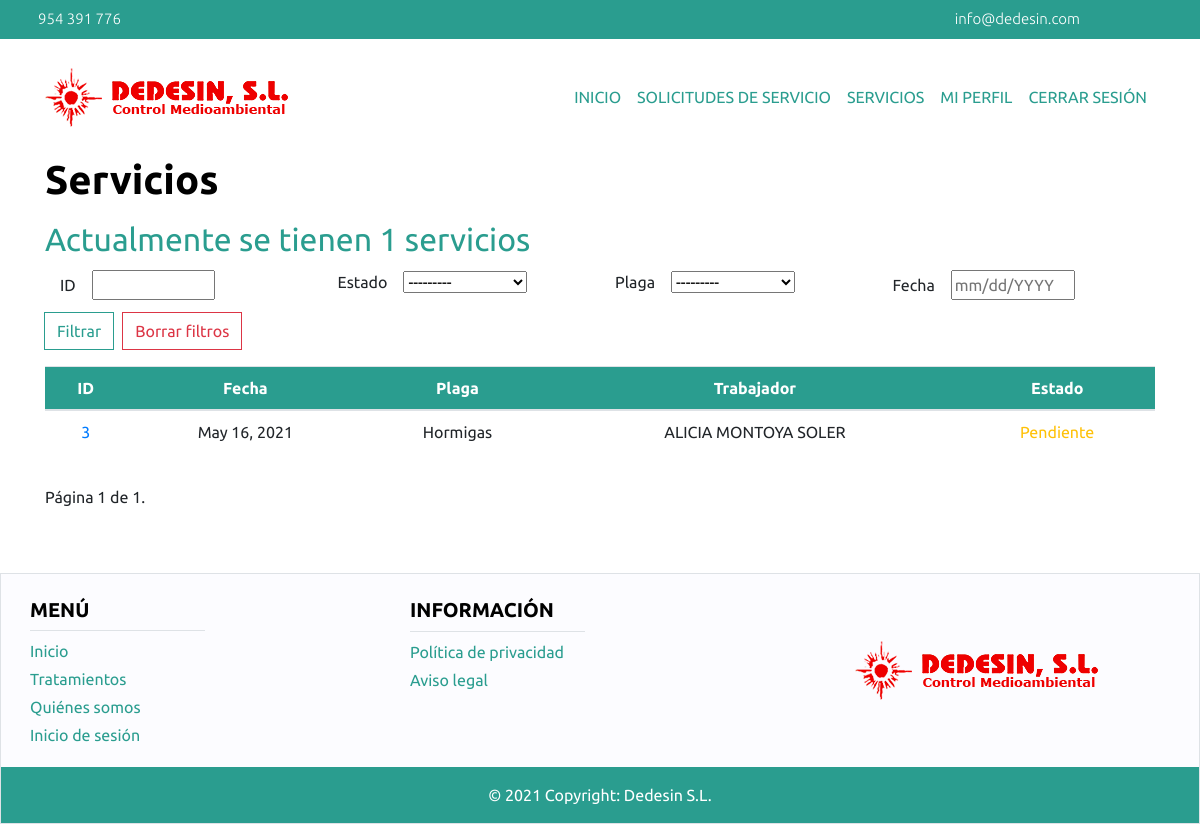
The app's page /cliente/servicio/ (signed in), older data.
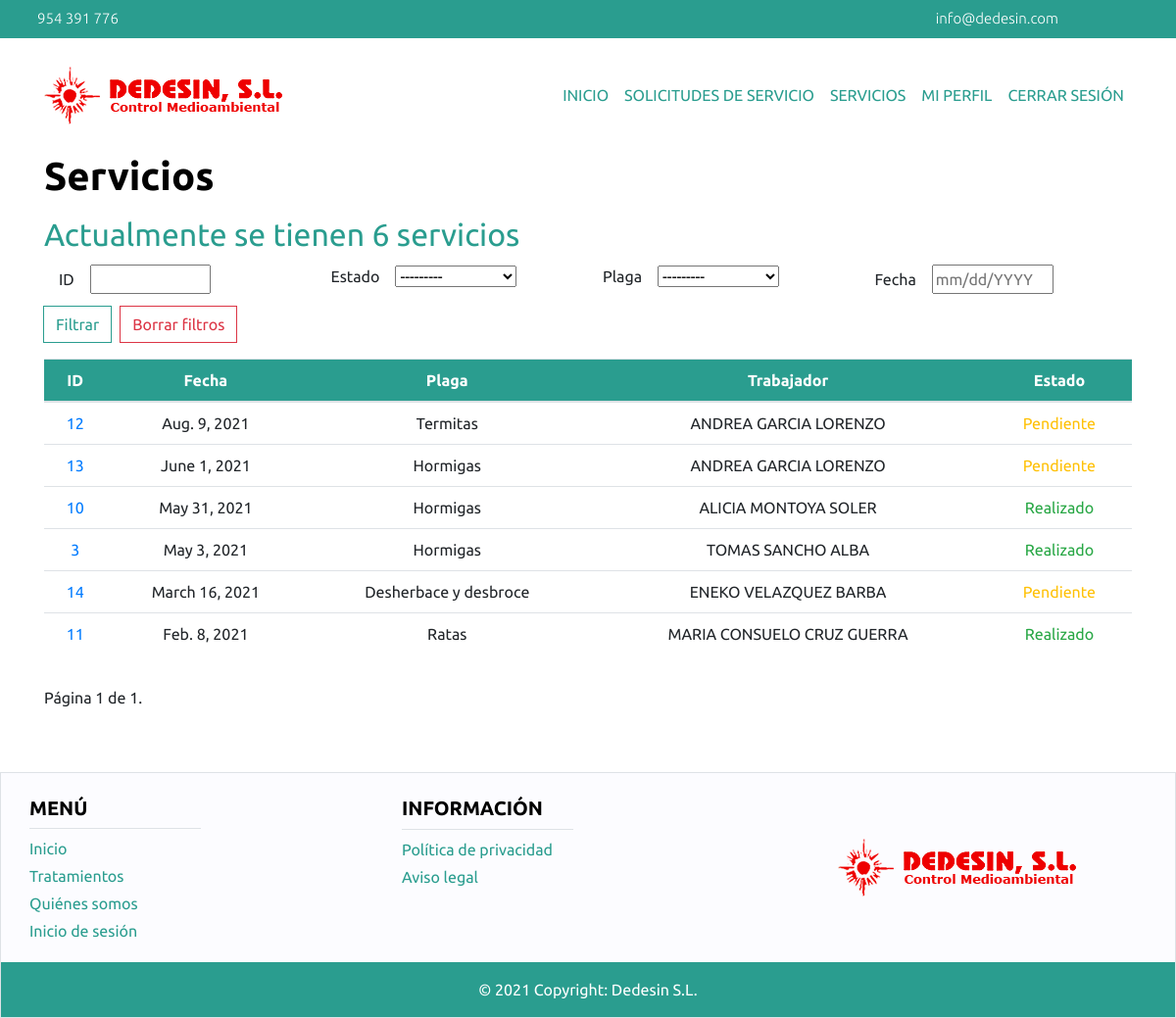
The same page, newer data.
### main/models.py (models this page shows, shortened)
class Servicio(models.Model):
    estado = models.CharField(choices=ESTADO_SERVICIO, default='pendiente', max_length=9)
    observaciones = models.TextField()
    solicitudServicio = models.OneToOneField(SolicitudServicio, on_delete=models.CASCADE)
    trabajador = models.ForeignKey(Trabajador, on_delete=models.CASCADE, default=None, null=True)
    factura = models.OneToOneField(Factura, on_delete=models.CASCADE, default=None, null=True)

class SolicitudServicio(models.Model):
    estado = models.CharField(choices=ESTADO_SOLICITUD, default='pendiente', max_length=9)
    fecha = models.DateField(default=None, null=True)
    observaciones = models.TextField()
    tratamiento = models.ForeignKey(Tratamiento, on_delete=models.CASCADE, default=None, null=True)
    plaga = models.ForeignKey(Plaga, on_delete=models.CASCADE)
    usuario = models.ForeignKey(User, on_delete=models.CASCADE)

class Plaga(models.Model):
    nombre = models.CharField(max_length=60)
    def __str__(self):
        return self.nombre

class Trabajador(models.Model):
    cualificacion = models.TextField(max_length=254)
    vehiculo = models.OneToOneField(Vehiculo, on_delete=models.CASCADE, null=True)
    persona = models.OneToOneField(Persona, on_delete=models.CASCADE, default=None)

class Persona(models.Model):
    nombre = models.CharField(max_length=50)
    apellidos = models.CharField(max_length=80)
    dni = models.CharField(max_length=9, validators=[DNI_REGEX], unique=True)
    telefono = models.CharField(validators=[TELEFONO_REGEX], unique=True, max_length=9)
    usuario = models.OneToOneField(User, on_delete=models.CASCADE, default=None)

### main/cliente/views.py (the view)
# urls.py: path('servicio/', views.list_servicios_cliente),
@login_required
def list_servicios_cliente(request):
    if esCliente(request):
        usuario = User.objects.filter(username=request.user.username)[0]
        servicios = Servicio.objects.filter(solicitudServicio__usuario=usuario)
        if len(servicios)>0:
            servicios = servicios.order_by('-solicitudServicio__fecha')
            servicioFilter = ServicioClienteFilter(request.GET, queryset=servicios)
            servicios = servicioFilter.qs
            if len(servicios)>0:
                paginator = Paginator(servicios, 10)
                page_number = request.GET.get('page')
                page_obj = paginator.get_page(page_number)
                return render(request, 'servicioCliente.html', {'page_obj': page_obj,
                                                                'num_servicios': len(servicios),
                                                                'servicioFilter':servicioFilter})
            else:
                msg_error = "No existe ningún servicio con los filtros introducidos."
                return render(request, 'servicioCliente.html', {'msg_error':msg_error})
        else:
            return render(request, 'servicioCliente.html')
    else:
        return redirect('/errorPermiso')

### main/cliente/views.py (called while the page is built)
def esCliente(request):
    try:
        persona = Persona.objects.filter(usuario=request.user)[0]
        cliente = Cliente.objects.filter(persona=persona)[0]
        return cliente
    except:
        return None

### main/cliente/templates/servicioCliente.html (shortened to what this page needs)
{% extends 'headerCliente.html' %} {% block contenido %}{% load extraFiltros %}
{% if num_servicios %}
<div class="container mb-5">
    <strong><h1 class="title">Servicios</h1></strong>
    <h2 class="subtitle mt-3">
        Actualmente se tienen {{num_servicios}} servicios
    </h2>
    <div class="container">
        <form id='form' method='get'>
            <div class="row">
                {% for field in servicioFilter.form %}
                <div class="col-lg-3 col-md-3 col-xs-6 my-1 filter-row text-left">
                    {{field.label}}{{field}}
                </div>
                {% endfor %}
                <div class="col-12 mt-2 ">
                    <div class="row">
                        <input type='submit' class="page-link btn-dedesin" value='Filtrar'/>
                        <a href="/cliente/servicio" class="btn btn-outline-danger rounded-0 ml-2">
                            Borrar filtros
                        </a>
                    </div>
                </div>
            </div>
        </form>
    </div>
    <table class="table text-center">
        <thead class="bg-dedesin-primary text-white">
        <tr>
            <th scope="col">ID</th>
            <th scope="col">Fecha</th>
            <th scope="col">Plaga</th>
            <th scope="col">Trabajador</th>
            <th scope="col">Estado</th>
        </tr>
        </thead>
        <tbody>
        {% for servicio in page_obj %}
        <tr>
            <td>
                <a class="text-decoration-none" href="show/{{servicio.id}}"
                >{{servicio.id}}</a
                >
            </td>
            <td>{{servicio.solicitudServicio.fecha}}</td>
            <td>{{servicio.solicitudServicio.plaga.nombre}}</td>
            {% if servicio.trabajador %}
            <td>
                {{servicio.trabajador.persona.nombre}}
                {{servicio.trabajador.persona.apellidos}}
            </td>
            {% else %}
            <td class="text-warning">Por definir</td>
            {% endif %} {% if servicio.estado.title == "Realizado" %}
            <td class="text-success">{{servicio.estado.title}}</td>
            {% else %}
            <td class="text-warning">{{servicio.estado.title}}</td>
            {% endif %}
        </tr>
        {% endfor %}
        </tbody>
    </table>
    <div class="pagination my-3">
        <div class="step-links container">
            <div class="current row my-3">
                Página {{ page_obj.number }} de {{ page_obj.paginator.num_pages }}.
            </div>
        </div>
    </div>
</div>
{% endif %} {% endblock %}

### main/cliente/templates/headerCliente.html (shortened to what this page needs)
{% load static %}
<head>
    <link rel="stylesheet" href="https://maxcdn.bootstrapcdn.com/bootstrap/4.0.0/css/bootstrap.min.css"
>
    <link href="{% static 'main/index.css' %}" rel='stylesheet' type='text/css'>
    <link href="https://kit-pro.fontawesome.com/releases/v5.15.2/css/pro.min.css" rel="stylesheet">
</head>
<body>
<nav id="nav-sup" class="navbar navbar-expand-lg bg-dedesin-primary text-white">
    <div class="container">
        <div class="row w-100">
            <div class="col-6 row justify-content-start">
                <p class="my-auto font-weight-light ml-2">954 391 776</p>
            </div>
            <div class="col-6 row justify-content-end">
                <p class="my-auto ml-2 ">info@dedesin.com</p>
            </div>
        </div>
    </div>
</nav>
<nav class="navbar navbar-expand-lg">
    <div class="container py-3">
        <a class="navbar-brand" href="/cliente"><img src="{% static 'main/images/logo00.png' %}" alt="">
        </img></a>
          <div class="collapse navbar-collapse" id="navbarSupportedContent">
            <ul class="navbar-nav ml-auto">
                <li class="nav-item">
                    <a class="nav-link" href="/cliente">Inicio</a>
                </li>
                <li class="nav-item">
                    <a class="nav-link" href="/cliente/solicitudServicio">Solicitudes de servicio</a>
                </li>
                <li class="nav-item">
                    <a class="nav-link" href="/cliente/servicio">Servicios</a>
                </li>
                <li class="nav-item">
                    <a class="nav-link" href="/cliente/miPerfil">Mi perfil</a>
                </li>
                <li class="nav-item">
                    <a class="nav-link" href="/cliente/cerrarSesion">Cerrar sesión</a>
                </li>
            </ul>
        </div>
    </div>
</nav>
{% block contenido %}
{% endblock %}
</body>
<footer class="border border-top text-white text-center text-lg-start">
    <div class="container">
        <div class="row my-3">
            <div class="col-lg-4">
                <div class="row w-50 border-bottom my-2">
                    <h5 class="text-uppercase title">Menú</h5>
                </div>
                <div class="row my-1">
                    <a href="/" class="text-decoration-none subtitle">Inicio</a>
                </div>
                <div class="row my-1">
                    <a href="/" class="text-decoration-none subtitle">Tratamientos</a>
                </div>
                <div class="row my-1">
                    <a href="#" class="text-decoration-none subtitle">Quiénes somos</a>
                </div>
                <div class="row my-1">
                    <a href="/login" class="text-decoration-none subtitle">Inicio de sesión</a>
                </div>
            </div>
            <div class="col-lg-4">
                <div class="row w-50 border-bottom my-2">
                    <h5 class="text-uppercase title">Información</h5>
                </div>
                <div class="row my-1">
                    <a href="#" class="text-decoration-none subtitle">Política de privacidad</a>
                </div>
                <div class="row my-1">
                    <a href="#" class="text-decoration-none subtitle">Aviso legal</a>
                </div>
            </div>
            <div class="col-lg-4 my-auto">
                <img src="{% static 'main/images/logo00.png' %}" class="img-fluid" alt=""/>
            </div>
        </div>
    </div>
    <div class="text-center text-white bg-dedesin-primary p-3">
        © 2021 Copyright: Dedesin S.L.
    </div>
</footer>

### static/main/index.css (style rules this page uses)
footer { background-color: #fcfcff; }
body { font-family: "Ubuntu", sans-serif; }
.btn-dedesin { border-color: #2a9d8f; color: #2a9d8f; }
.title { color: black; font-weight: 700; font-size: 4 rem; }
.subtitle { color: #2a9d8f; font-weight: 400; font-size: 2.25 rem; }
.bg-dedesin-primary { background-color: #2a9d8f; }
.filter-row input, .filter-row select { width:50%; margin-left:1rem; }
#nav-sup { font-weight: 200; font-size: 15px; }
.nav-link, .dropdown-item { color: 2a9d8f; text-transform: uppercase; }

Row changes from the older to the newer data that the page shows:
added Servicio: id "12", solicitudServicio.fecha "Aug. 9, 2021", solicitudServicio.plaga.nombre "Termitas", trabajador.persona.nombre "ANDREA", trabajador.persona.apellidos "GARCIA LORENZO", estado "Pendiente"
added Servicio: id "13", solicitudServicio.fecha "June 1, 2021", solicitudServicio.plaga.nombre "Hormigas", trabajador.persona.nombre "ANDREA", trabajador.persona.apellidos "GARCIA LORENZO", estado "Pendiente"
added Servicio: id "10", solicitudServicio.fecha "May 31, 2021", solicitudServicio.plaga.nombre "Hormigas", trabajador.persona.nombre "ALICIA", trabajador.persona.apellidos "MONTOYA SOLER", estado "Realizado"
changed Servicio id 3: solicitudServicio.fecha "May 16, 2021" → "May 3, 2021"; trabajador.persona.nombre "ALICIA" → "TOMAS"; trabajador.persona.apellidos "MONTOYA SOLER" → "SANCHO ALBA"; estado "Pendiente" → "Realizado"
added Servicio: id "14", solicitudServicio.fecha "March 16, 2021", solicitudServicio.plaga.nombre "Desherbace y desbroce", trabajador.persona.nombre "ENEKO", trabajador.persona.apellidos "VELAZQUEZ BARBA", estado "Pendiente"
added Servicio: id "11", solicitudServicio.fecha "Feb. 8, 2021", solicitudServicio.plaga.nombre "Ratas", trabajador.persona.nombre "MARIA CONSUELO", trabajador.persona.apellidos "CRUZ GUERRA", estado "Realizado"
Text that changed along with them:
{{ num_servicios }}: "1" → "6"
